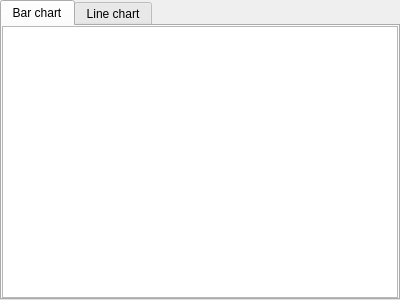
<?xml version="1.0" encoding="UTF-8"?>
<ui version="4.0">
 <class>ProgressWidgetClass</class>
 <widget class="QWidget" name="ProgressWidgetClass">
  <property name="geometry">
   <rect>
    <x>0</x>
    <y>0</y>
    <width>400</width>
    <height>300</height>
   </rect>
  </property>
  <property name="windowTitle">
   <string>ProgressWidget</string>
  </property>
  <layout class="QVBoxLayout">
   <property name="spacing">
    <number>0</number>
   </property>
   <property name="margin">
    <number>0</number>
   </property>
   <item>
    <widget class="QTabWidget" name="tabWidget">
     <property name="currentIndex">
      <number>0</number>
     </property>
     <widget class="QWidget" name="barViewTab">
      <attribute name="title">
       <string>Bar chart</string>
      </attribute>
      <layout class="QVBoxLayout">
       <property name="spacing">
        <number>6</number>
       </property>
       <property name="margin">
        <number>0</number>
       </property>
       <item>
        <widget class="BarView" name="barView"/>
       </item>
      </layout>
     </widget>
     <widget class="QWidget" name="kViewTab">
      <attribute name="title">
       <string>Line chart</string>
      </attribute>
      <layout class="QVBoxLayout">
       <property name="spacing">
        <number>0</number>
       </property>
       <property name="margin">
        <number>0</number>
       </property>
       <item>
        <widget class="KView" name="kView"/>
       </item>
      </layout>
     </widget>
    </widget>
   </item>
  </layout>
 </widget>
 <layoutdefault spacing="6" margin="11"/>
 <customwidgets>
  <customwidget>
   <class>KView</class>
   <extends>QTableView</extends>
   <header>KView.h</header>
  </customwidget>
  <customwidget>
   <class>BarView</class>
   <extends>QTableView</extends>
   <header>BarView.h</header>
  </customwidget>
 </customwidgets>
 <resources/>
 <connections/>
</ui>
